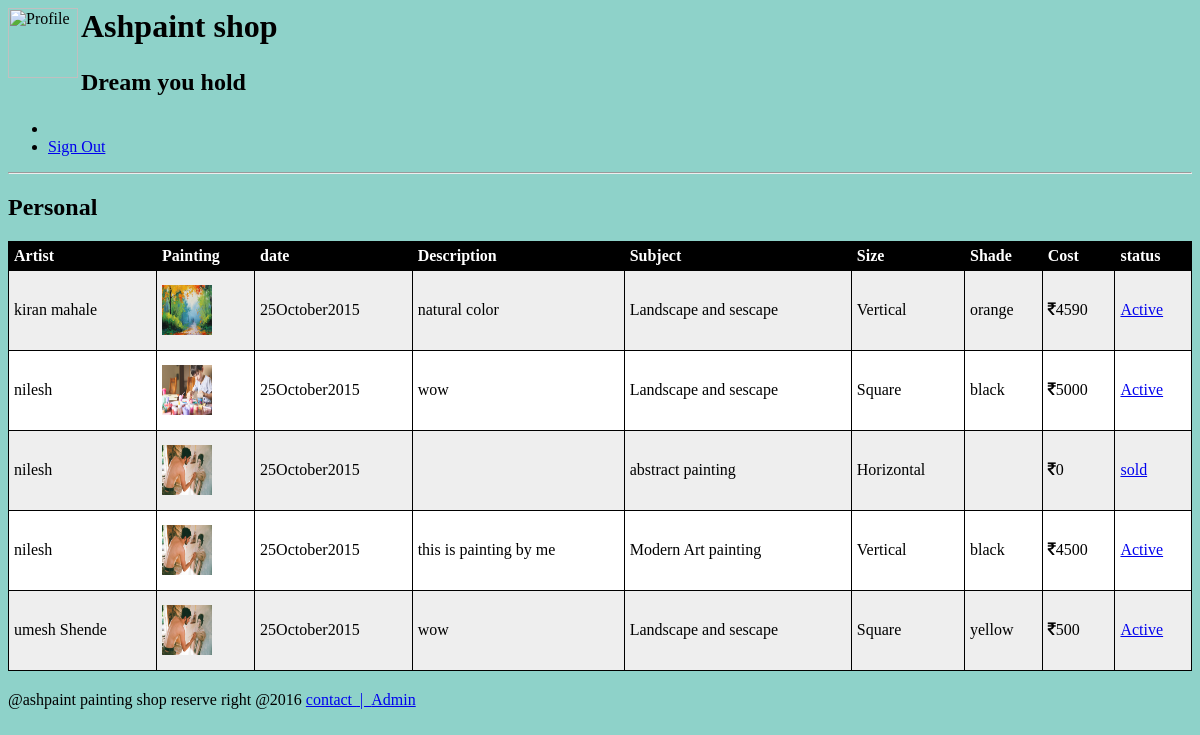
The page /manageart.php on the database its author committed.
### tables this page shows
CREATE TABLE IF NOT EXISTS `upload` (
  `id` int(11) NOT NULL,
  `artist` varchar(20) NOT NULL,
  `mail` varchar(30) NOT NULL,
  `paintimg` varchar(50) NOT NULL,
  `discrp` varchar(100) NOT NULL,
  `subject` varchar(30) NOT NULL,
  `size` varchar(30) NOT NULL,
  `shades` varchar(30) NOT NULL,
  `cost` decimal(10,0) NOT NULL,
  `city` varchar(30) NOT NULL,
  `date` int(11) NOT NULL,
  `month` varchar(30) NOT NULL,
  `year` int(11) NOT NULL,
  `status` varchar(20) NOT NULL
);

### manageart.php (the view, shortened to what this page needs)
<?php
$admin=$_SESSION['name'];
?>
<html>
<head>
<head>
 <link rel="stylesheet" type="text\css" href="style\account.css" >
 <link rel="stylesheet" href="//code.jquery.com/ui/1.11.4/themes/smoothness/jquery-ui.css">
   <link rel="stylesheet" href="//maxcdn.bootstrapcdn.com/font-awesome/4.3.0/css/font-awesome.min.css">
</head>
<body bgcolor="#8ED2C9">
<div class="big_header"  >
<div id="shadow">
<img src="images/logo.png" alt="Profile" align="left" width="70px" height="70px"/></a >
<h1>Ashpaint shop <h2>
<p id="logo"> Dream you hold</p>
</div>
 <div id='cssmenu'>
<ul>
   <li class='last'><a href='admin.php'><span><?php echo $admin;?></span></a></li>
      <li class='last'><a href='signout.php'> <span> Sign Out</span></a></li>
</ul>
</div>
<hr>
 <div id="regi">
 <h2> Personal<h2>
  <div id="regi3_box">
<table id="t01">
  <tr>
   <th>Artist</th>
    <th>Painting</th>
		<th>date </th>
    <th>Description  </th>
	<th>Subject </th>
	<th>Size</th>
	<th>Shade</th>
    <th>Cost</th>
	  <th>status</th>
  </tr>
 <?php
 $sql_art="SELECT * FROM upload
ORDER BY id DESC; ";
 $result=mysql_query($sql_art);
 while($row=mysql_fetch_array($result)){
	 	 $artname=$row['artist'];
	 $image=$row['paintimg'];
	 $dateall=$row['date'].$row['month'].$row['year'];
	 $desc=$row['discrp'];
	 $sub=$row['subject'];
	 $siz=$row['size'];
	 $shad=$row['shades'];
	 $price=$row['cost'];
	 $st=$row['status'];
	 $id=$row['id'];
echo "
  <tr>
      <td>".$artname."</td>
    <td height='80'><img src='images/Artist/".$image."'width='50' height='50' /></td>
	    <td>".$dateall."</td>
    <td>".$desc."</td>
    <td>".$sub."</td>
	 <td>".$siz."</td>
	     <td>".$shad."</td>
    <td><i class='fa fa-inr'></i>".$price."</td>
	  <td><a href='action.php?idd=".$id."' class='btn'>".$st."</a></td>
  </tr>";
 }
   ?>
</table>
  </div>
 </div>
 <footer>
  @ashpaint painting shop reserve right @2016
  <a href="#">contact</font> &nbsp| &nbsp<a href="#">Admin</font>
 </footer>
</div>
</body>
</html>

### manageart.php (style rules this page uses)
table { width:100%; }
table, th, td { border: 1px solid black; border-collapse: collapse; }
th, td { padding: 5px; text-align: left; }
table#t01 tr:nth-child(even) { background-color: #eee; }
table#t01 tr:nth-child(odd) { background-color:#fff; }
table#t01 th { background-color: black; color: white; }

### rows shown on the page
upload: artist "kiran mahale", paintimg (picture), dateall "25October2015", discrp "natural color", subject "Landscape and sescape", size "Vertical", shades "orange", cost "4590", status "Active"
upload: artist "nilesh", paintimg (picture), dateall "25October2015", discrp "wow", subject "Landscape and sescape", size "Square", shades "black", cost "5000", status "Active"
upload: artist "nilesh", paintimg (picture), dateall "25October2015", subject "abstract painting", size "Horizontal", cost "0", status "sold"
upload: artist "nilesh", paintimg (picture), dateall "25October2015", discrp "this is painting by me", subject "Modern Art painting", size "Vertical", shades "black", cost "4500", status "Active"
upload: artist "umesh Shende", paintimg (picture), dateall "25October2015", discrp "wow", subject "Landscape and sescape", size "Square", shades "yellow", cost "500", status "Active"
